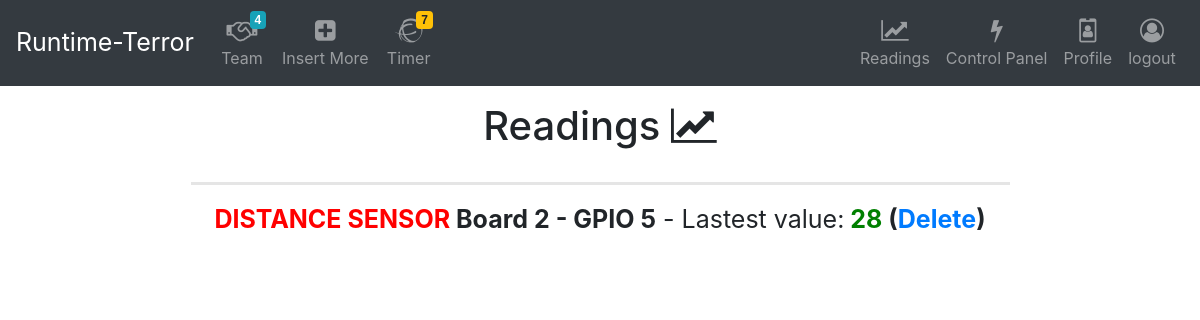
Screenshot of /php/readings.php (signed in) with the database file from the repository.
### tables this page shows
CREATE TABLE `Inputs` (
  `id` int(6) UNSIGNED NOT NULL,
  `name` varchar(64) DEFAULT NULL,
  `board` int(6) DEFAULT NULL,
  `gpio` int(6) DEFAULT NULL,
  `value` int(6) DEFAULT 0,
  `reading_time` timestamp NOT NULL DEFAULT current_timestamp() ON UPDATE current_timestamp(),
  `digital` int(6) NOT NULL
);

### php/readings.php (the view, shortened to what this page needs)
<?php
    include_once('esp-database.php');
?>
<!DOCTYPE HTML>
<html>
    <head><meta http-equiv="Content-Type" content="text/html; charset=utf-8">
 <link rel="stylesheet" href="https://maxcdn.bootstrapcdn.com/bootstrap/4.0.0/css/bootstrap.min.css">
<link rel="stylesheet" href="https://cdnjs.cloudflare.com/ajax/libs/font-awesome/4.7.0/css/font-awesome.min.css">
<link rel="stylesheet" type="text/css" href="esp-style.css">
</head>
<body>
<?php
include 'Navbar.php';
?>
<div class="container-fluid" style="width: 100%;">
    <div>
    <h1 class="text-center text-Dark pb-3 pt-3 ml-0">Readings <i class="fa fa-line-chart" aria-hidden="true"></i></h1>
    <hr style="width: 70%; border-width: 3px;">
    <div class="text-center">
    <?php
    $query="SELECT * FROM `Inputs` ORDER BY `digital` ASC";
    $rows = mysqli_query($conn , $query) or die(mysqli_error($conn));
    while($row=mysqli_fetch_array($rows))
    {
        echo '<p style=" font-size: 25px;"><span style="color:red;"><strong>'.$row['name'].'</strong></span>';
        echo '<strong>  Board ' . $row["board"] .' - GPIO '.$row["gpio"]. '</strong> - Lastest value:<span style="color:green;"><strong> '. $row['value'] . '</strong></span>';
        echo '<strong> (<a href="delete_input.php?id='.$row['id'].'">Delete</a>)</strong></p><br>';
    };
    ?>
    </div>
    </div>
    </div>
</body>
</html>

### rows the page displays
inputs: name "DISTANCE SENSOR", board "2", gpio "5", value "28"
